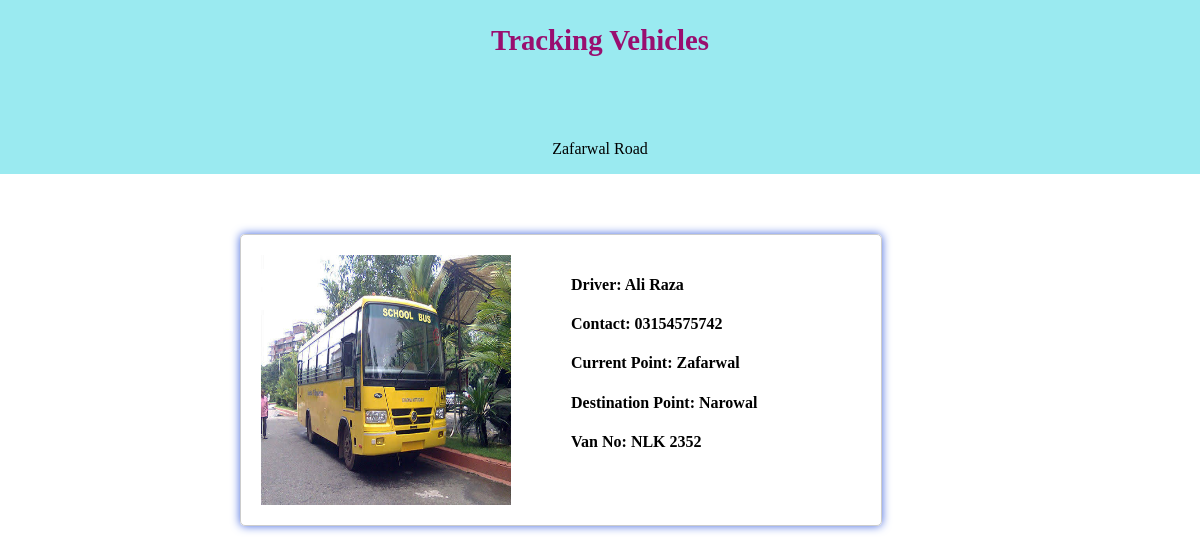
Page /tracedvan/nlk-2352 on the committed database.
### vanrouting/models.py (models this page shows, shortened)
class Vaninfo(models.Model):
    van_id = models.IntegerField()
    driver_name = models.CharField(max_length=200)
    driver_con = models.CharField(max_length=11)
    van_no = models.CharField(max_length=10)
    total_seats = models.IntegerField()
    available_seats = models.IntegerField()
    destination = models.CharField(max_length=200)
    current = models.CharField(max_length=200)
    van_slug = models.SlugField(unique=True)
    van_image = models.ImageField(upload_to='images')
    Institutes_details = models.ForeignKey(Institutes_details, on_delete=models.CASCADE)

### vanrouting/views.py (the view)
# urls.py: path('tracedvan/<slug:van_slug>', views.TracedVan, name='traced') ,
def TracedVan(request, van_slug):
    selected_van = Vaninfo.objects.get(van_slug = van_slug)
    return render(request, 'vanrouting/TracedVan.html',{
        'van': selected_van
    })

### vanrouting/templates/vanrouting/TracedVan.html (shortened to what this page needs)
{% extends 'vanrouting/base/base.html' %}
{% load static %}
{% block site_css %}
<link rel="stylesheet" href="{% static 'vanrouting/styles/TracedVan.css' %}">
{% endblock %}
{% block header_content %}Zafarwal Road{% endblock %}
{% block body %}
<section class="vehicle-information">
  <div class="info-card">
    <img src="{{ van.van_image.url }}" alt="{{ van.van_no }}">
    <div class="info">
      <h4>Driver: {{ van.driver_name }}</h4>
      <h4>Contact: {{ van.driver_con }}</h4>
      <h4>Current Point: {{ van.current }}</h4>
      <h4>Destination Point: {{ van.destination }}</h4>
      <h4>Van No: {{ van.van_no }}</h4>
    </div>
  </div>
</section>
{% endblock %}

### vanrouting/static/vanrouting/styles/base.css (style rules this page uses)
body { margin: 0; padding: 0; }
img { max-width: 100%; height: auto; }

### vanrouting/static/vanrouting/styles/TracedVan.css (style rules this page uses)
@media only screen and (min-width: 992px) { .info-card { display: flex; flex-direction: row; } }
@media only screen and (min-width: 992px) { .info { padding-left: 60px; } }
@media only screen and (min-width: 992px) { .vehicle-information { width: 50%; margin-top: 60px; padding: 20px; margin-left: 20%; margin-right: 20%; align-items: center; box-shadow: 0px 0px 10px rgb(66, 103, 223); border: 1px solid #ccc; border-radius: 5px; } }
@media only screen and (min-width: 992px) { img { width: 250px; height: 250px; } }

### rows in the picture
Vaninfo: van_image (picture), driver_name "Ali Raza", driver_con "03154575742", current "Zafarwal", destination "Narowal", van_no "NLK 2352"
